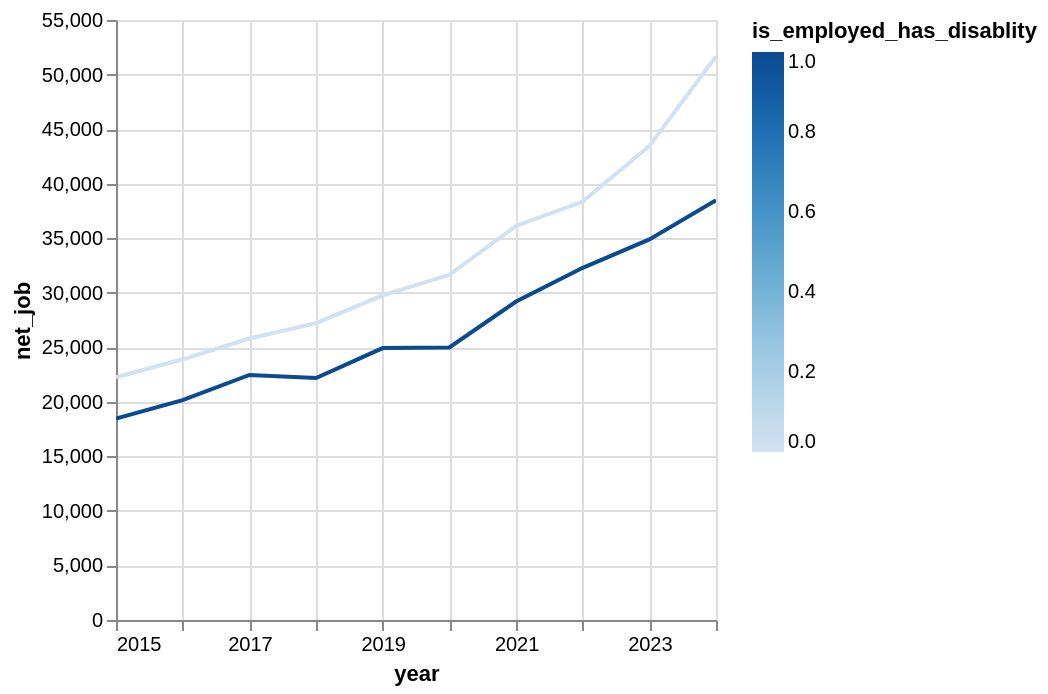

The cell this chart's notebook holds for it:
### Code cell
(
    prepsm_data
        .filter(~pl.col('idind').is_in(ids_to_exclude_0 + ids_to_exclude_1))
        .with_columns(pl.col('year').cast(pl.Int32).cast(pl.String).str.to_date("%Y"))
        .group_by(['year', 'is_employed_has_disablity']).agg(pl.col('net_job').mean())
).plot.line(x='year', y='net_job', color='is_employed_has_disablity')

### Figure 1 — Vega specification as saved in the notebook (floating-point values rounded to 4 significant figures)
{"$schema": "https://vega.github.io/schema/vega/v6.json", "data": [{"name": "param_1e9efca18e7a2868_store"}, {"name": "source_0", "values": [{"year": "2019-01-01T00:00:00.000", "is_employed_has_disablity": 0, "net_job": 29760.0}, {"year": "2018-01-01T00:00:00.000", "is_employed_has_disablity": 1, "net_job": 22180.0}, {"year": "2019-01-01T00:00:00.000", "is_employed_has_disablity": 1, "net_job": 24930.0}, {"year": "2021-01-01T00:00:00.000", "is_employed_has_disablity": 1, "net_job": 29200.0}, {"year": "2015-01-01T00:00:00.000", "is_employed_has_disablity": 1, "net_job": 18470.0}, {"year": "2020-01-01T00:00:00.000", "is_employed_has_disablity": 0, "net_job": 31640.0}, {"year": "2017-01-01T00:00:00.000", "is_employed_has_disablity": 0, "net_job": 25810.0}, {"year": "2022-01-01T00:00:00.000", "is_employed_has_disablity": 1, "net_job": 32280.0}, {"year": "2017-01-01T00:00:00.000", "is_employed_has_disablity": 1, "net_job": 22460.0}, {"year": "2022-01-01T00:00:00.000", "is_employed_has_disablity": 0, "net_job": 38350.0}, {"year": "2016-01-01T00:00:00.000", "is_employed_has_disablity": 1, "net_job": 20150.0}, {"year": "2024-01-01T00:00:00.000", "is_employed_has_disablity": 1, "net_job": 38480.0}, {"year": "2016-01-01T00:00:00.000", "is_employed_has_disablity": 0, "net_job": 23900.0}, {"year": "2020-01-01T00:00:00.000", "is_employed_has_disablity": 1, "net_job": 24990.0}, {"year": "2015-01-01T00:00:00.000", "is_employed_has_disablity": 0, "net_job": 22250.0}, {"year": "2018-01-01T00:00:00.000", "is_employed_has_disablity": 0, "net_job": 27220.0}, {"year": "2023-01-01T00:00:00.000", "is_employed_has_disablity": 1, "net_job": 34890.0}, {"year": "2023-01-01T00:00:00.000", "is_employed_has_disablity": 0, "net_job": 43450.0}, {"year": "2024-01-01T00:00:00.000", "is_employed_has_disablity": 0, "net_job": 51660.0}, {"year": "2021-01-01T00:00:00.000", "is_employed_has_disablity": 0, "net_job": 36120.0}], "transform": [{"type": "formula", "expr": "toDate(datum['year'])", "as": "year"}]}, {"name": "source_0_y_domain_net_job", "values": [{"min": 18470.0, "max": 51660.0}]}, {"name": "source_0_color_domain_is_employed_has_disablity", "values": [{"min": 0, "max": 1}]}], "signals": [{"name": "unit", "value": {}, "on": [{"events": "pointermove", "update": "isTuple(group()) ? group() : unit"}]}, {"name": "param_1e9efca18e7a2868", "update": "vlSelectionResolve(\"param_1e9efca18e7a2868_store\", \"union\")"}, {"name": "param_1e9efca18e7a2868_year", "on": [{"events": [{"source": "view", "type": "dblclick"}], "update": "null"}, {"events": {"signal": "param_1e9efca18e7a2868_translate_delta"}, "update": "panLinear(param_1e9efca18e7a2868_translate_anchor.extent_x, -param_1e9efca18e7a2868_translate_delta.x / width)"}, {"events": {"signal": "param_1e9efca18e7a2868_zoom_delta"}, "update": "zoomLinear(domain(\"x\"), param_1e9efca18e7a2868_zoom_anchor.x, param_1e9efca18e7a2868_zoom_delta)"}]}, {"name": "param_1e9efca18e7a2868_net_job", "on": [{"events": [{"source": "view", "type": "dblclick"}], "update": "null"}, {"events": {"signal": "param_1e9efca18e7a2868_translate_delta"}, "update": "panLinear(param_1e9efca18e7a2868_translate_anchor.extent_y, param_1e9efca18e7a2868_translate_delta.y / height)"}, {"events": {"signal": "param_1e9efca18e7a2868_zoom_delta"}, "update": "zoomLinear(domain(\"y\"), param_1e9efca18e7a2868_zoom_anchor.y, param_1e9efca18e7a2868_zoom_delta)"}]}, {"name": "param_1e9efca18e7a2868_tuple", "on": [{"events": [{"signal": "param_1e9efca18e7a2868_year || param_1e9efca18e7a2868_net_job"}], "update": "param_1e9efca18e7a2868_year && param_1e9efca18e7a2868_net_job ? {unit: \"\", fields: param_1e9efca18e7a2868_tuple_fields, values: [param_1e9efca18e7a2868_year,param_1e9efca18e7a2868_net_job]} : null"}]}, {"name": "param_1e9efca18e7a2868_tuple_fields", "value": [{"field": "year", "channel": "x", "type": "R"}, {"field": "net_job", "channel": "y", "type": "R"}]}, {"name": "param_1e9efca18e7a2868_translate_anchor", "value": {}, "on": [{"events": [{"source": "scope", "type": "pointerdown"}], "update": "{x: x(unit), y: y(unit), extent_x: domain(\"x\"), extent_y: domain(\"y\")}"}]}, {"name": "param_1e9efca18e7a2868_translate_delta", "value": {}, "on": [{"events": [{"source": "window", "between": [{"source": "scope", "type": "pointerdown"}, {"source": "window", "type": "pointerup"}], "consume": true, "type": "pointermove"}], "update": "{x: param_1e9efca18e7a2868_translate_anchor.x - x(unit), y: param_1e9efca18e7a2868_translate_anchor.y - y(unit)}"}]}, {"name": "param_1e9efca18e7a2868_zoom_anchor", "on": [{"events": [{"source": "scope", "consume": true, "type": "wheel"}], "update": "{x: invert(\"x\", x(unit)), y: invert(\"y\", y(unit))}"}]}, {"name": "param_1e9efca18e7a2868_zoom_delta", "on": [{"events": [{"source": "scope", "type": "wheel", "consume": true}], "update": "pow(1.001, event.deltaY * pow(16, event.deltaMode))", "force": true}]}, {"name": "param_1e9efca18e7a2868_modify", "on": [{"events": {"signal": "param_1e9efca18e7a2868_tuple"}, "update": "modify(\"param_1e9efca18e7a2868_store\", param_1e9efca18e7a2868_tuple, true)"}]}], "marks": [{"type": "group", "name": "pathgroup", "from": {"facet": {"data": "source_0", "name": "faceted_path_main", "groupby": ["is_employed_has_disablity"]}}, "encode": {"update": {"width": {"field": {"signal": null, "datum": null, "group": "width", "parent": null}}, "height": {"field": {"signal": null, "datum": null, "group": "height", "parent": null}}}}, "marks": [{"type": "line", "name": "marks", "from": {"data": "faceted_path_main"}, "sort": {"field": "x"}, "encode": {"update": {"defined": {"signal": "isValid(datum[\"year\"]) && isFinite(+datum[\"year\"]) && isValid(datum[\"net_job\"]) && isFinite(+datum[\"net_job\"]) && isValid(datum[\"is_employed_has_disablity\"]) && isFinite(+datum[\"is_employed_has_disablity\"])"}, "tooltip": {"signal": "{\"year\": timeFormat(datum[\"year\"], \"%b %d, %Y\"), \"net_job\": format(datum[\"net_job\"], \"\"), \"is_employed_has_disablity\": format(datum[\"is_employed_has_disablity\"], \"\")}"}, "y": {"field": "net_job", "scale": "y"}, "stroke": {"field": "is_employed_has_disablity", "scale": "color"}, "x": {"field": "year", "scale": "x"}}}, "clip": true, "style": ["line"], "interactive": true}]}], "scales": [{"name": "x", "type": "time", "domain": {"data": "source_0", "field": "year"}, "range": [0, {"signal": "width"}], "domainRaw": {"signal": "param_1e9efca18e7a2868[\"year\"]"}}, {"name": "y", "type": "linear", "domain": [{"signal": "(data(\"source_0_y_domain_net_job\")[0] || {}).min"}, {"signal": "(data(\"source_0_y_domain_net_job\")[0] || {}).max"}], "range": [{"signal": "height"}, 0], "nice": true, "zero": true, "domainRaw": {"signal": "param_1e9efca18e7a2868[\"net_job\"]"}}, {"name": "color", "type": "linear", "domain": [{"signal": "(data(\"source_0_color_domain_is_employed_has_disablity\")[0] || {}).min"}, {"signal": "(data(\"source_0_color_domain_is_employed_has_disablity\")[0] || {}).max"}], "range": "ramp", "zero": false, "interpolate": "hcl"}], "axes": [{"scale": "x", "ticks": false, "maxExtent": 0, "orient": "bottom", "tickCount": {"signal": "ceil(width/40)"}, "minExtent": 0, "grid": true, "gridScale": "y", "labels": false, "aria": false, "zindex": 0, "domain": false}, {"scale": "y", "labels": false, "maxExtent": 0, "minExtent": 0, "grid": true, "zindex": 0, "orient": "left", "gridScale": "x", "domain": false, "tickCount": {"signal": "ceil(height/40)"}, "ticks": false, "aria": false}, {"scale": "x", "tickCount": {"signal": "ceil(width/40)"}, "zindex": 0, "labelOverlap": true, "grid": false, "orient": "bottom", "title": "year", "labelFlush": true}, {"scale": "y", "zindex": 0, "grid": false, "orient": "left", "labelOverlap": true, "tickCount": {"signal": "ceil(height/40)"}, "title": "net_job"}], "style": "cell", "background": "white", "legends": [{"stroke": "color", "gradientLength": {"signal": "clamp(height, 64, 200)"}, "title": "is_employed_has_disablity"}], "width": 300, "padding": 5, "height": 300}
